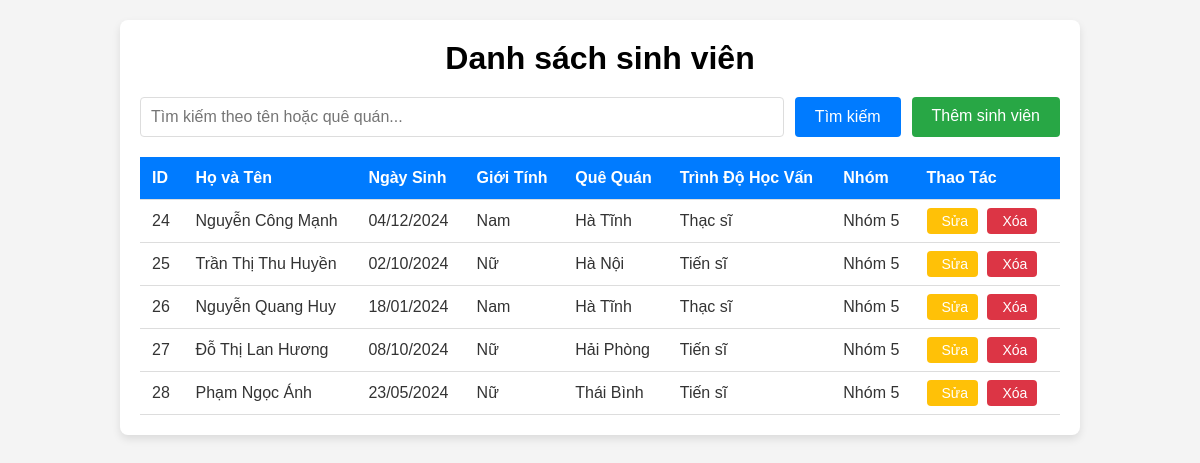
The page / on the database its author committed.
### tables this page shows
CREATE TABLE `table_students` (
  `id` int(50) UNSIGNED NOT NULL,
  `fullname` varchar(250) NOT NULL,
  `dob` date NOT NULL,
  `gender` int(10) NOT NULL,
  `hometown` varchar(250) NOT NULL,
  `level` int(50) NOT NULL,
  `group_id` int(50) NOT NULL
);

### index.php (the view, shortened to what this page needs)
<?php
$conn = new mysqli('localhost', 'root', '', 'qlsv_nguyencongmanh');
$search = isset($_GET['search']) ? $_GET['search'] :'';
$sql = "SELECT * FROM table_students WHERE fullname LIKE '%$search%' OR hometown LIKE '%$search%'";
$result = $conn->query($sql);
function formatGender($gender) {
    return $gender == 1 ? 'Nam' : 'Nữ';
}
function formatLevel($level) {
    $levels = ['Tiến sĩ', 'Thạc sĩ', 'Kỹ sư', 'Khác'];
    return isset($levels[$level]) ? $levels[$level] : 'Không rõ';
}
?>
<!DOCTYPE html>
<html lang="vi">
<head>
    <link rel="stylesheet" href="style_bang.css">
</head>
<body>
    <div class="container">
        <h1>Danh sách sinh viên</h1>
        <form method="GET" action="index.php" class="search-form">
            <input type="text" name="search" placeholder="Tìm kiếm theo tên hoặc quê quán..." class="search-input" value="<?= htmlspecialchars($search) ?>">
            <button type="submit" class="search-btn"><i class="fa-solid fa-magnifying-glass"></i> Tìm kiếm</button>
            <a href="them.php" class="btn-add"><i class="fa-solid fa-user-plus"></i> Thêm sinh viên</a>
        </form>
        <table>
            <thead>
                <tr>
                    <th>ID</th>
                    <th>Họ và Tên</th>
                    <th>Ngày Sinh</th>
                    <th>Giới Tính</th>
                    <th>Quê Quán</th>
                    <th>Trình Độ Học Vấn</th>
                    <th>Nhóm</th>
                    <th>Thao Tác</th>
                </tr>
            </thead>
            <tbody>
                <?php if ($result && $result->num_rows > 0): ?>
                    <?php while ($row = $result->fetch_assoc()): ?>
                        <tr>
                            <td><?= htmlspecialchars($row['id']) ?></td>
                            <td><?= htmlspecialchars($row['fullname']) ?></td>
                            <td><?= date("d/m/Y", strtotime($row['dob'])) ?></td>
                            <td><?= formatGender($row['gender']) ?></td>
                            <td><?= htmlspecialchars($row['hometown']) ?></td>
                            <td><?= formatLevel($row['level']) ?></td>
                            <td>Nhóm <?= htmlspecialchars($row['group_id']) ?></td>
                            <td>
                                <a class="btn" href="sua.php?id=<?= htmlspecialchars($row['id']) ?>"><i class="fa-solid fa-pen"></i> Sửa</a>
                                <a class="btn btn-delete" href="xoa.php?id=<?= htmlspecialchars($row['id']) ?>" onclick="return confirm('Bạn có chắc muốn xóa sinh viên này?');"><i class="fa-solid fa-trash"></i> Xóa</a>
                            </td>
                        </tr>
                    <?php endwhile; ?>
                <?php else: ?>
                    <tr>
                        <td colspan="8">Không có sinh viên nào phù hợp với tìm kiếm!</td>
                    </tr>
                <?php endif; ?>
            </tbody>
        </table>
    </div>
</body>
</html>

### style_bang.css (style rules this page uses)
* { margin: 0; padding: 0; box-sizing: border-box; }
body { font-family: 'Time New Roman', sans-serif; background-color: #f4f4f4; color: #333; }
.container { width: 80%; margin: 20px auto; padding: 20px; background-color: #fff; border-radius: 8px; box-shadow: 0 4px 8px rgba(0, 0, 0, 0.1); }
h1 { text-align: center; color: black; margin-bottom: 20px; }
.search-form { display: flex; justify-content: space-between; margin-bottom: 20px; }
.search-input { width: 70%; padding: 10px; border: 1px solid #ddd; border-radius: 4px; font-size: 16px; }
.search-btn { background-color: #007bff; color: #fff; border: none; padding: 10px 20px; border-radius: 4px; font-size: 16px; cursor: pointer; transition: background-color 0.3s ease; }
.btn-add { background-color: #28a745; color: #fff; padding: 10px 20px; border-radius: 4px; font-size: 16px; text-decoration: none; transition: background-color 0.3s ease; }
table { width: 100%; border-collapse: collapse; margin-top: 20px; }
table th, table td { padding: 12px; text-align: left; border-bottom: 1px solid #ddd; }
table th { background-color: #007bff; color: white; }
.btn { background-color: #ffc107; color: #fff; padding: 5px 10px; border-radius: 4px; font-size: 14px; text-decoration: none; margin-right: 5px; transition: background-color 0.3s ease; }
.btn-delete { background-color: #dc3545; }
td a { color: #fff; text-decoration: none; }

### rows shown on the page
table_students: id "24", fullname "Nguyễn Công Mạnh", dob "04/12/2024", gender "Nam", hometown "Hà Tĩnh", level "Thạc sĩ", group "5"
table_students: id "25", fullname "Trần Thị Thu Huyền", dob "02/10/2024", gender "Nữ", hometown "Hà Nội", level "Tiến sĩ", group "5"
table_students: id "26", fullname "Nguyễn Quang Huy", dob "18/01/2024", gender "Nam", hometown "Hà Tĩnh", level "Thạc sĩ", group "5"
table_students: id "27", fullname "Đỗ Thị Lan Hương", dob "08/10/2024", gender "Nữ", hometown "Hải Phòng", level "Tiến sĩ", group "5"
table_students: id "28", fullname "Phạm Ngọc Ánh", dob "23/05/2024", gender "Nữ", hometown "Thái Bình", level "Tiến sĩ", group "5"
